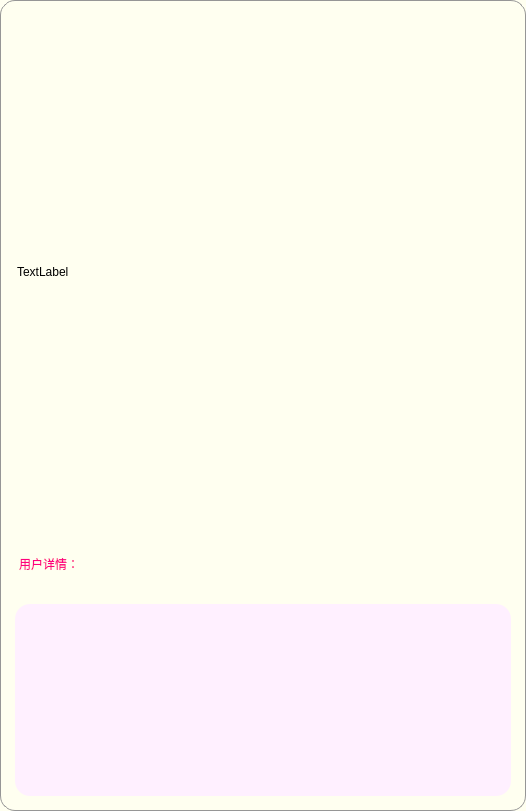
                      <widget class="QFrame" name="frame_100">
                       <property name="sizePolicy">
                        <sizepolicy hsizetype="Expanding" vsizetype="Expanding">
                         <horstretch>0</horstretch>
                         <verstretch>0</verstretch>
                        </sizepolicy>
                       </property>
                       <property name="minimumSize">
                        <size>
                         <width>520</width>
                         <height>0</height>
                        </size>
                       </property>
                       <property name="styleSheet">
                        <string notr="true">QFrame {	
	background-color: rgb(255, 255, 240);
	border: 1px solid rgb(150, 150, 150);
	border-radius: 15px;
	padding: 1px;
}
QFrame:hover {
	border: 2px solid rgb(0, 0, 0);
}</string>
                       </property>
                       <property name="frameShape">
                        <enum>QFrame::StyledPanel</enum>
                       </property>
                       <property name="frameShadow">
                        <enum>QFrame::Raised</enum>
                       </property>
                       <layout class="QVBoxLayout" name="verticalLayout_57">
                        <property name="spacing">
                         <number>5</number>
                        </property>
                        <property name="leftMargin">
                         <number>1</number>
                        </property>
                        <property name="topMargin">
                         <number>10</number>
                        </property>
                        <property name="rightMargin">
                         <number>1</number>
                        </property>
                        <property name="bottomMargin">
                         <number>1</number>
                        </property>
                        <item>
                         <widget class="QFrame" name="frame_101">
                          <property name="sizePolicy">
                           <sizepolicy hsizetype="Expanding" vsizetype="Expanding">
                            <horstretch>0</horstretch>
                            <verstretch>0</verstretch>
                           </sizepolicy>
                          </property>
                          <property name="minimumSize">
                           <size>
                            <width>510</width>
                            <height>510</height>
                           </size>
                          </property>
                          <property name="styleSheet">
                           <string notr="true">QFrame {
	background-color: none;
	border: none;
	border-radius: none;
}
</string>
                          </property>
                          <property name="frameShape">
                           <enum>QFrame::StyledPanel</enum>
                          </property>
                          <property name="frameShadow">
                           <enum>QFrame::Raised</enum>
                          </property>
                          <layout class="QHBoxLayout" name="horizontalLayout_51">
                           <item>
                            <widget class="QLabel" name="label_client_photo_show">
                             <property name="sizePolicy">
                              <sizepolicy hsizetype="Expanding" vsizetype="Expanding">
                               <horstretch>0</horstretch>
                               <verstretch>0</verstretch>
                              </sizepolicy>
                             </property>
                             <property name="minimumSize">
                              <size>
                               <width>500</width>
                               <height>500</height>
                              </size>
                             </property>
                             <property name="maximumSize">
                              <size>
                               <width>16777215</width>
                               <height>16777215</height>
                              </size>
                             </property>
                             <property name="styleSheet">
                              <string notr="true">background-color: none;
border: none;
</string>
                             </property>
                             <property name="text">
                              <string>TextLabel</string>
                             </property>
                            </widget>
                           </item>
                          </layout>
                         </widget>
                        </item>
                        <item>
                         <widget class="QFrame" name="frame_103">
                          <property name="minimumSize">
                           <size>
                            <width>0</width>
                            <height>250</height>
                           </size>
                          </property>
                          <property name="styleSheet">
                           <string notr="true">QFrame {
	background-color: none;
	border: none;
	border-radius: 20px;
}
</string>
                          </property>
                          <property name="frameShape">
                           <enum>QFrame::StyledPanel</enum>
                          </property>
                          <property name="frameShadow">
                           <enum>QFrame::Raised</enum>
                          </property>
                          <layout class="QVBoxLayout" name="verticalLayout_58">
                           <property name="spacing">
                            <number>5</number>
                           </property>
                           <property name="leftMargin">
                            <number>1</number>
                           </property>
                           <property name="topMargin">
                            <number>1</number>
                           </property>
                           <property name="rightMargin">
                            <number>1</number>
                           </property>
                           <property name="bottomMargin">
                            <number>1</number>
                           </property>
                           <item>
                            <widget class="QFrame" name="frame_105">
                             <property name="frameShape">
                              <enum>QFrame::StyledPanel</enum>
                             </property>
                             <property name="frameShadow">
                              <enum>QFrame::Raised</enum>
                             </property>
                             <layout class="QVBoxLayout" name="verticalLayout_59">
                              <item>
                               <widget class="QLabel" name="label_clent_details">
                                <property name="sizePolicy">
                                 <sizepolicy hsizetype="Expanding" vsizetype="Preferred">
                                  <horstretch>0</horstretch>
                                  <verstretch>0</verstretch>
                                 </sizepolicy>
                                </property>
                                <property name="minimumSize">
                                 <size>
                                  <width>0</width>
                                  <height>30</height>
                                 </size>
                                </property>
                                <property name="styleSheet">
                                 <string notr="true">font: 700 16pt &quot;等线&quot;;
color: rgb(255, 0, 127);
border: none;</string>
                                </property>
                                <property name="text">
                                 <string>用户详情：</string>
                                </property>
                               </widget>
                              </item>
                             </layout>
                            </widget>
                           </item>
                           <item>
                            <widget class="QFrame" name="frame_106">
                             <property name="frameShape">
                              <enum>QFrame::StyledPanel</enum>
                             </property>
                             <property name="frameShadow">
                              <enum>QFrame::Raised</enum>
                             </property>
                             <layout class="QVBoxLayout" name="verticalLayout_60">
                              <item>
                               <widget class="QTextBrowser" name="textBrowser_clients_details">
                                <property name="maximumSize">
                                 <size>
                                  <width>16777215</width>
                                  <height>16777215</height>
                                 </size>
                                </property>
                                <property name="styleSheet">
                                 <string notr="true">QTextBrowser{
background-color: rgb(255, 240, 255);
color: rgb(255, 85, 0);
border-radius: 15px;
font: 14pt &quot;等线&quot;;
/*padding-left: 20px;
padding-right: 20px;*/
padding: 5px 5px 5px 20px;
border: none;
}



/*左边和下边的滑动条*/
QScrollBar:horizontal {
    border: none;
    background: rgb(220, 220, 220);
    height: 8px;
    margin: 0px 20px 0 20px;
	border-radius: 3px;
}
QScrollBar::handle:horizontal {
    background:rgb(140, 140, 140);
    min-width: 30px;
	border-radius: 3px
}
/*滑块悬浮，按下*/
QScrollBar::handle:hover:horizontal,QScrollBar::handle:pressed:horizontal{
background:rgb(50, 50, 50);
}
QScrollBar::add-line:horizontal {
    border: none;
	background-color: rgb(160, 160, 160);
    width: 20px;
	border-top-right-radius: 3px;
    border-bottom-right-radius: 3px;
    subcontrol-position: right;
    subcontrol-origin: margin;
}
QScrollBar::sub-line:horizontal {
    border: none;
    
	background-color: rgb(160, 160, 160);
    width: 20px;
	border-top-left-radius: 3px;
    border-bottom-left-radius: 3px;
    subcontrol-position: left;
    subcontrol-origin: margin;
}
QScrollBar::up-arrow:horizontal, QScrollBar::down-arrow:horizontal
{
     background: none;
}
QScrollBar::add-page:horizontal, QScrollBar::sub-page:horizontal
{
     background: none;
}
 QScrollBar:vertical {
	border: none;    
	background-color: rgb(220, 220, 220);
    width: 8px;
    margin: 20px 0 20px 0;
	border-radius: 3px;
 }
 QScrollBar::handle:vertical {	
	background-color: rgb(140, 140, 140);
    min-height: 30px;
	border-radius: 3px
 }
/*滑块悬浮，按下*/
QScrollBar::handle:hover:vertical,QScrollBar::handle:pressed:vertical{
background:rgb(50, 50, 50);
}
 QScrollBar::add-line:vertical {
     border: none;
    
	background-color: rgb(160, 160, 160);
     height: 20px;
	border-bottom-left-radius: 3px;
    border-bottom-right-radius: 3px;
     subcontrol-position: bottom;
     subcontrol-origin: margin;
 }
 QScrollBar::sub-line:vertical {
	border: none;
    background: rgb(160, 160, 160);
     height: 20px;
	border-top-left-radius: 3px;
    border-top-right-radius: 3px;
     subcontrol-position: top;
     subcontrol-origin: margin;
 }
 QScrollBar::up-arrow:vertical, QScrollBar::down-arrow:vertical {
     background: none;
 }

 QScrollBar::add-page:vertical, QScrollBar::sub-page:vertical {
     background: none;
 }

</string>
                                </property>
                               </widget>
                              </item>
                             </layout>
                            </widget>
                           </item>
                          </layout>
                         </widget>
                        </item>
                       </layout>
                      </widget>
